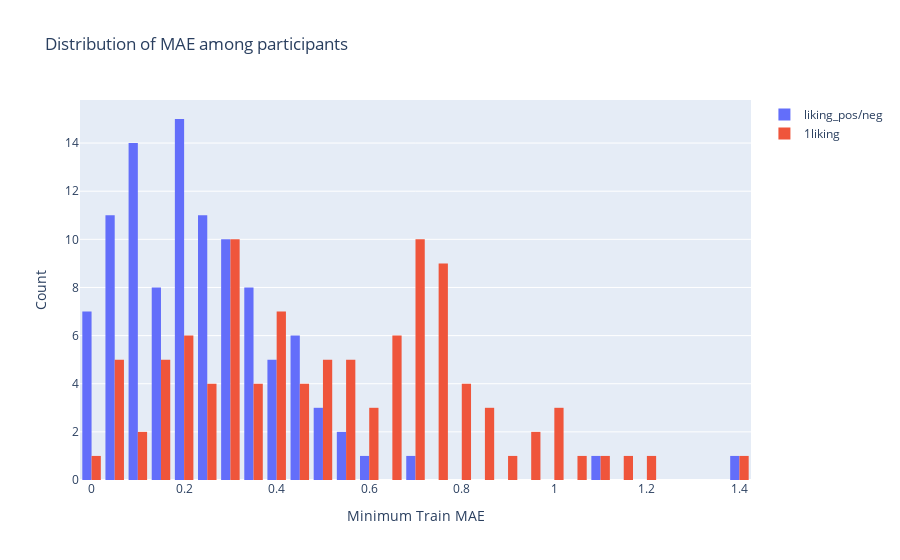

The code cell stored with this chart in its notebook:
### Code cell
fig = go.Figure()
fig.add_trace(go.Histogram(x=model_results["min_train_mae"],nbinsx=30,name="liking_pos/neg"))
fig.add_trace(go.Histogram(x=model_results_1liking["min_train_mae"],nbinsx=30,name="1liking"))
fig.update_layout(
    title_text='Distribution of MAE among participants', # title of plot
    xaxis_title_text='Minimum Train MAE', # xaxis label
    yaxis_title_text='Count', # yaxis label
)
fig.show()
